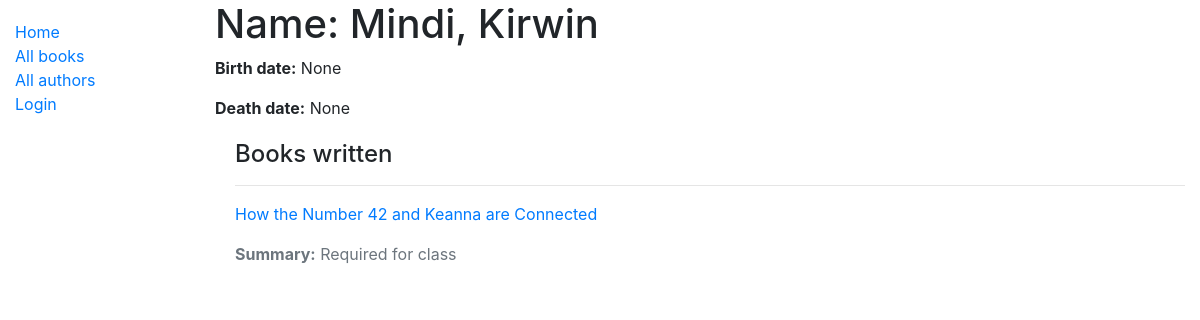
Before: /catalog/authors/5 with the older database file.
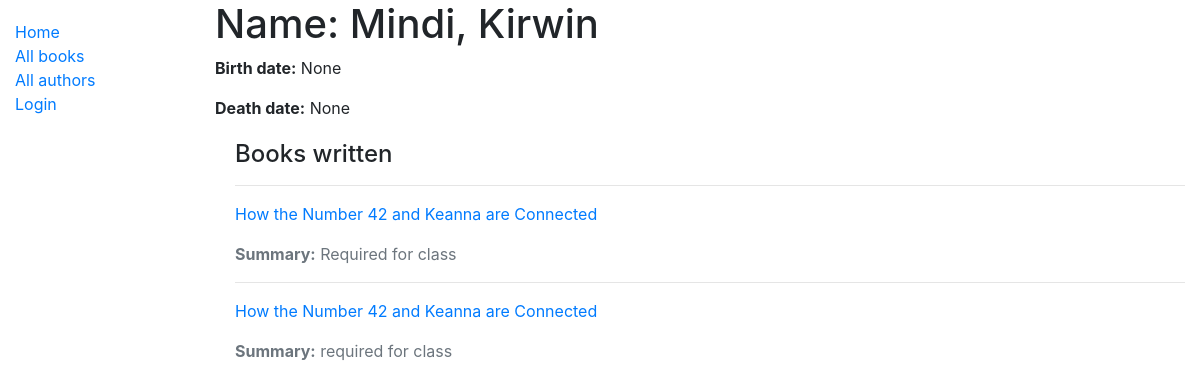
After: the same page with the newer database file.
### catalog/models.py (models this page shows, shortened)
class Book(models.Model):
    title = models.CharField(max_length=200)
    author = models.ForeignKey('Author', on_delete=models.SET_NULL, null=True)
    summary = models.TextField(max_length=1000, help_text='Enter a brief description of the book')
    isbn = models.CharField('ISBN', max_length=13, help_text='13 Character <a href="https://www.isbn-international.org/content/what-isbn">ISBN number</a>')
    genre = models.ManyToManyField(Genre, help_text='Select a genre for this book')
    def get_absolute_url(self):
        return reverse('book-detail', args=[str(self.id)])

### catalog/views.py (the view)
# urls.py: path('authors/<int:pk>', views.AuthorDetailView.as_view(), name='author-detail'),
class AuthorDetailView(generic.DetailView):
    model = Author

### catalog/templates/catalog/author_detail.html
{% extends "base_generic.html" %}
{% block content %}
<h1>Name: {{ author.last_name }}, {{ author.first_name }}</h1>
  <p><strong>Birth date:</strong> {{ author.date_of_birth }}</p>
  <p><strong>Death date:</strong> {{ author.date_of_death }}</p>
  <div style="margin-left:20px;margin-top:20px">
    <h4>Books written</h4>
    {% for book in author.book_set.all %}
      <hr>
      <p class="text-success"><a href="{{book.get_absolute_url}}">{{ book.title }}</a></p>
      <p class="text-muted"><strong>Summary:</strong> {{book.summary}}</p>
    {% endfor %}
  </div>
{% endblock %}

Changed rows visible on the page:
added Book: title "How the Number 42 and Keanna are Connected", summary "required for class"
